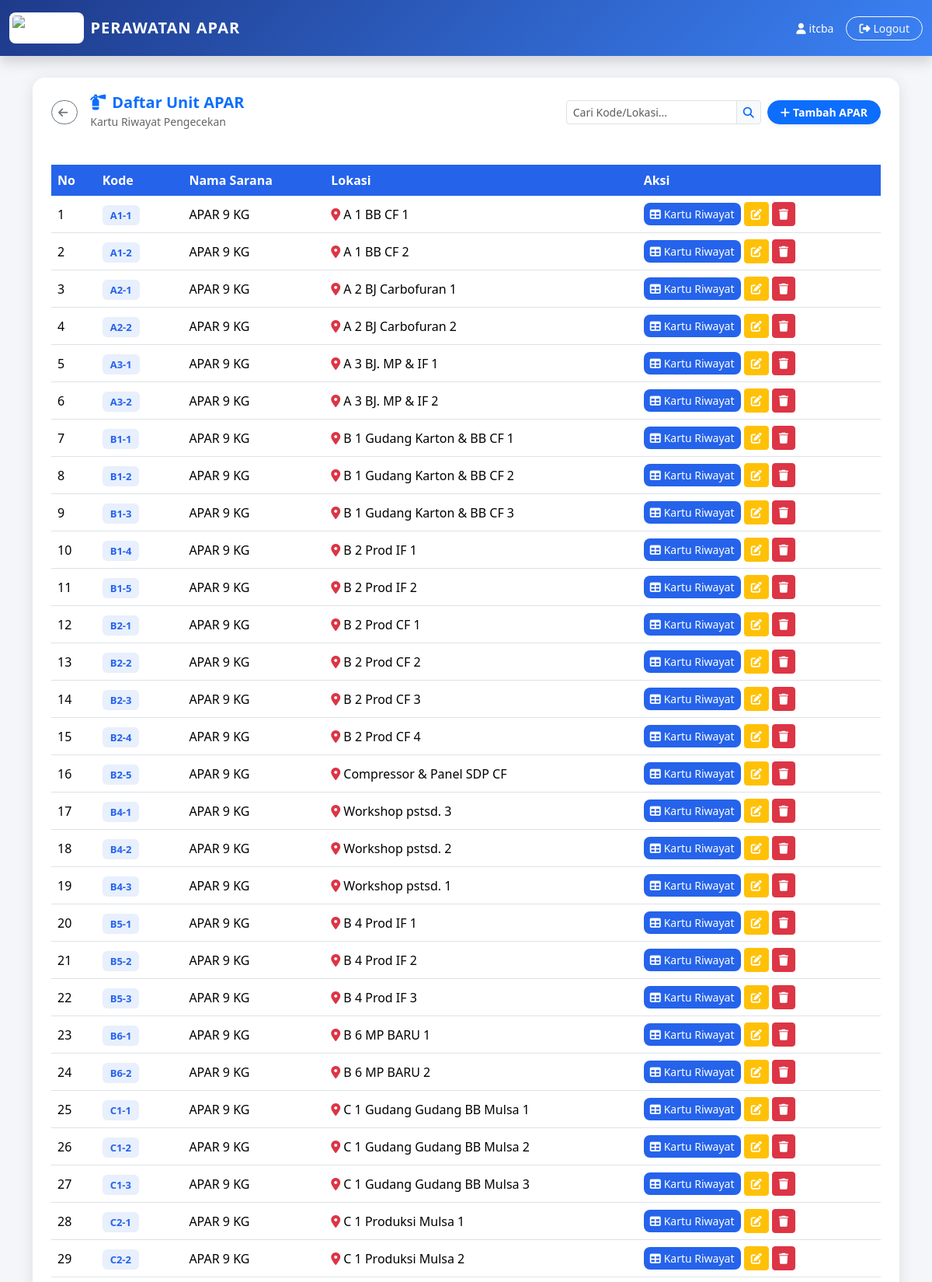
The page /apar_home.php (signed in, upper part) on the database its author committed.
### tables this page shows
CREATE TABLE `apar` (
  `id` int(11) NOT NULL,
  `no_kode` varchar(50) NOT NULL,
  `nama_sarana` varchar(100) DEFAULT NULL,
  `lokasi` varchar(200) DEFAULT NULL
);

### apar_home.php (the view, shortened to what this page needs)
<?php
include "config/koneksi.php";
mysqli_query($conn, "CREATE TABLE IF NOT EXISTS `apar` (
  `id` int(11) NOT NULL AUTO_INCREMENT,
  `no_kode` varchar(50) NOT NULL,
  `nama_sarana` varchar(100) DEFAULT NULL,
  `lokasi` varchar(200) DEFAULT NULL,
  PRIMARY KEY (`id`)
) ENGINE=InnoDB DEFAULT CHARSET=utf8mb4");
mysqli_query($conn, "CREATE TABLE IF NOT EXISTS `checklist_apar` (
  `id` int(11) NOT NULL AUTO_INCREMENT,
  `apar_id` int(11) NOT NULL,
  `tahun` int(4) NOT NULL,
  `bulan` tinyint(2) NOT NULL,
  `tanggal_cek` date DEFAULT NULL,
  `label_pengisian` enum('Ok','Nok') DEFAULT NULL,
  `tekanan_pressure` enum('Ok','Nok') DEFAULT NULL,
  `safety_pin` enum('Ok','Nok') DEFAULT NULL,
  `handle` enum('Ok','Nok') DEFAULT NULL,
  `selang_nozzle` enum('Ok','Nok') DEFAULT NULL,
  `dry_chemical` enum('Ok','Nok') DEFAULT NULL,
  `tablulan` enum('Ok','Nok') DEFAULT NULL,
  `bambu_petunjuk` enum('Ok','Nok') DEFAULT NULL,
  `paraf` varchar(100) DEFAULT NULL,
  `catatan` text DEFAULT NULL,
  `users_id` int(11) DEFAULT NULL,
  `created_at` datetime DEFAULT CURRENT_TIMESTAMP,
  PRIMARY KEY (`id`)
) ENGINE=InnoDB DEFAULT CHARSET=utf8mb4");
$keyword = isset($_GET['keyword']) ? mysqli_real_escape_string($conn, $_GET['keyword']) : '';
$where = "";
$listApar = mysqli_query($conn, "SELECT * FROM apar $where ORDER BY no_kode ASC");
?>
<!DOCTYPE html>
<html lang="id">
<head>
  <link href="https://cdn.jsdelivr.net/npm/bootstrap@5.3.2/dist/css/bootstrap.min.css" rel="stylesheet">
</head>
<body>
  <nav class="navbar navbar-apar fixed-top py-3 shadow">
    <div class="container-fluid d-flex justify-content-between align-items-center">
      <div class="d-flex align-items-center gap-2 text-white" style="cursor:pointer"
        onclick="window.location.href='dashboard.php'">
        <img src="assets/images/cba.png" alt="Logo CBA"
          style="height:40px; background:white; padding:4px; border-radius:8px;">
        <span class="fw-bold fs-5 d-none d-sm-inline" style="letter-spacing:1px">PERAWATAN APAR</span>
      </div>
      <div class="d-flex align-items-center gap-2 gap-md-3">
        <span class="text-white small d-none d-md-inline"><i
            class="fa-solid fa-user me-1"></i><?= $_SESSION['username'] ?></span>
        <a href="logout.php" class="btn btn-sm btn-outline-light rounded-pill px-2 px-md-3" title="Logout">
          <span class="d-none d-sm-inline"><i class="fa-solid fa-right-from-bracket me-1"></i>Logout</span>
        </a>
      </div>
    </div>
  </nav>
  <div class="container" style="margin-top:100px; padding-bottom:40px; flex:1;">
    <div class="card card-apar">
      <div class="card-apar-header d-flex justify-content-between align-items-center flex-wrap gap-3">
        <div class="d-flex align-items-center gap-3">
          <a href="dashboard.php" class="btn btn-sm btn-outline-secondary rounded-pill" title="Kembali ke Dashboard">
            <i class="fa-solid fa-arrow-left me-1"></i><span class="d-none d-sm-inline"></span>
          </a>
          <div>
            <h5 class="fw-bold mb-0 text-primary"><i class="fa-solid fa-fire-extinguisher me-2"></i>Daftar Unit APAR
            </h5>
            <small class="opacity-75">Kartu Riwayat Pengecekan</small>
          </div>
        </div>
        <div class="d-flex flex-column flex-sm-row align-items-stretch align-items-sm-center gap-2 mt-3 mt-sm-0">
          <form method="GET" class="d-flex m-0">
            <div class="input-group input-group-sm w-100">
              <input type="text" name="keyword" class="form-control" placeholder="Cari Kode/Lokasi..."
                value="<?= htmlspecialchars($keyword) ?>">
              <button type="submit" class="btn btn-light text-primary border"><i
                  class="fa-solid fa-search"></i></button>
            </div>
          </form>
          <?php if (($_SESSION['role'] ?? '') === 'Admin'): ?>
            <button class="btn btn-primary btn-sm px-3 rounded-pill fw-bold shadow-sm text-nowrap"
              onclick="document.getElementById('modalTambah').classList.add('active')">
              <i class="fa-solid fa-plus me-1"></i>Tambah APAR
            </button>
          <?php endif; ?>
        </div>
      </div>
      <div class="card-body p-4">
        <div class="table-responsive">
          <table class="table table-hover align-middle mb-0">
            <thead>
              <tr>
                <th>No</th>
                <th>Kode</th>
                <th>Nama Sarana</th>
                <th>Lokasi</th>
                <th>Aksi</th>
              </tr>
            </thead>
            <tbody>
              <?php $no = 1;
              while ($row = mysqli_fetch_assoc($listApar)): ?>
                <tr>
                  <td data-label="No"><?= $no++ ?></td>
                  <td data-label="Kode"><span class="apar-badge"><?= htmlspecialchars($row['no_kode']) ?></span></td>
                  <td data-label="Nama Sarana"><?= htmlspecialchars($row['nama_sarana']) ?></td>
                  <td data-label="Lokasi">
                    <span><i
                        class="fa-solid fa-location-dot text-danger me-1"></i><?= htmlspecialchars($row['lokasi']) ?></span>
                  </td>
                  <td data-label="Aksi">
                    <a href="apar_kartu.php?apar_id=<?= $row['id'] ?>" class="btn btn-kartu btn-sm flex-grow-1">
                      <i class="fa-solid fa-table me-1"></i><span class="d-inline">Kartu Riwayat</span>
                    </a>
                    <?php if (($_SESSION['role'] ?? '') === 'Admin'): ?>
                      <button type="button" class="btn btn-warning btn-sm text-white" onclick="openEditModal(<?= $row['id'] ?>, '<?= htmlspecialchars(addslashes($row['lokasi'])) ?>')" title="Edit Lokasi">
                        <i class="fa-solid fa-pen-to-square"></i>
                      </button>
                      <button type="button" class="btn btn-danger btn-sm" onclick="confirmDelete(<?= $row['id'] ?>)" title="Hapus">
                        <i class="fa-solid fa-trash"></i>
                      </button>
                    <?php endif; ?>
                  </td>
                </tr>
              <?php endwhile; ?>
            </tbody>
          </table>
        </div>
      </div>
    </div>
  </div>
</body>
</html>

### apar_home.php (style rules this page uses)
:root { --blue: #2563eb; --blue-dark: #1e3a8a; --blue-light: #3b82f6; }
body { background: #f4f6f9; font-family: 'Segoe UI', sans-serif; min-height: 100vh; display: flex; flex-direction: column; }
.navbar-apar { background: linear-gradient(135deg, var(--blue-dark), var(--blue-light)); }
.card-apar { border: none; border-radius: 16px; box-shadow: 0 4px 20px rgba(0, 0, 0, .1); }
.card-apar-header { background: #fff; color: #333; border-radius: 16px 16px 0 0; padding: 20px 24px; }
.apar-badge { background: rgba(37, 99, 235, 0.1); color: var(--blue); font-weight: 600; padding: 4px 10px; border-radius: 6px; font-size: 13px; }
.table thead th { background: var(--blue); color: #fff; border: none; white-space: nowrap; }
.table tbody td { white-space: nowrap; }
.btn-kartu { background: var(--blue); color: #fff; border: none; border-radius: 8px; }

### rows shown on the page
apar: no_kode "A1-1", nama_sarana "APAR 9 KG", lokasi "A 1 BB CF 1"
apar: no_kode "A1-2", nama_sarana "APAR 9 KG", lokasi "A 1 BB CF 2"
apar: no_kode "A2-1", nama_sarana "APAR 9 KG", lokasi "A 2 BJ Carbofuran 1"
apar: no_kode "A2-2", nama_sarana "APAR 9 KG", lokasi "A 2 BJ Carbofuran 2"
apar: no_kode "A3-1", nama_sarana "APAR 9 KG", lokasi "A 3 BJ. MP & IF 1"
apar: no_kode "A3-2", nama_sarana "APAR 9 KG", lokasi "A 3 BJ. MP & IF 2"
apar: no_kode "B1-1", nama_sarana "APAR 9 KG", lokasi "B 1 Gudang Karton & BB CF 1"
apar: no_kode "B1-2", nama_sarana "APAR 9 KG", lokasi "B 1 Gudang Karton & BB CF 2"
apar: no_kode "B1-3", nama_sarana "APAR 9 KG", lokasi "B 1 Gudang Karton & BB CF 3"
apar: no_kode "B1-4", nama_sarana "APAR 9 KG", lokasi "B 2 Prod IF 1"
apar: no_kode "B1-5", nama_sarana "APAR 9 KG", lokasi "B 2 Prod IF 2"
apar: no_kode "B2-1", nama_sarana "APAR 9 KG", lokasi "B 2 Prod CF 1"
apar: no_kode "B2-2", nama_sarana "APAR 9 KG", lokasi "B 2 Prod CF 2"
apar: no_kode "B2-3", nama_sarana "APAR 9 KG", lokasi "B 2 Prod CF 3"
apar: no_kode "B2-4", nama_sarana "APAR 9 KG", lokasi "B 2 Prod CF 4"
apar: no_kode "B2-5", nama_sarana "APAR 9 KG", lokasi "Compressor & Panel SDP CF"
apar: no_kode "B4-1", nama_sarana "APAR 9 KG", lokasi "Workshop pstsd. 3"
apar: no_kode "B4-2", nama_sarana "APAR 9 KG", lokasi "Workshop pstsd. 2"
apar: no_kode "B4-3", nama_sarana "APAR 9 KG", lokasi "Workshop pstsd. 1"
apar: no_kode "B5-1", nama_sarana "APAR 9 KG", lokasi "B 4 Prod IF 1"
apar: no_kode "B5-2", nama_sarana "APAR 9 KG", lokasi "B 4 Prod IF 2"
apar: no_kode "B5-3", nama_sarana "APAR 9 KG", lokasi "B 4 Prod IF 3"
apar: no_kode "B6-1", nama_sarana "APAR 9 KG", lokasi "B 6 MP BARU 1"
apar: no_kode "B6-2", nama_sarana "APAR 9 KG", lokasi "B 6 MP BARU 2"
apar: no_kode "C1-1", nama_sarana "APAR 9 KG", lokasi "C 1 Gudang Gudang BB Mulsa 1"
apar: no_kode "C1-2", nama_sarana "APAR 9 KG", lokasi "C 1 Gudang Gudang BB Mulsa 2"
apar: no_kode "C1-3", nama_sarana "APAR 9 KG", lokasi "C 1 Gudang Gudang BB Mulsa 3"
apar: no_kode "C2-1", nama_sarana "APAR 9 KG", lokasi "C 1 Produksi Mulsa 1"
apar: no_kode "C2-2", nama_sarana "APAR 9 KG", lokasi "C 1 Produksi Mulsa 2"

### other values the page prints
$_SESSION['username'] "itcba"
